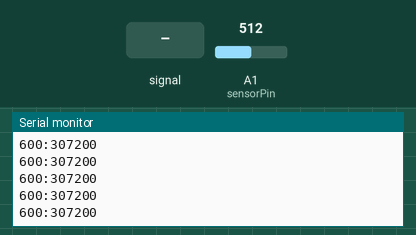
Bench run of a sketch on a simulated Arduino Uno, built with avr-gcc and run on an emulated ATmega328P. On the bench: the last lines printed to the serial monitor. The test bench sets the inputs (shaded band); at power-on: A1 (sensorPin) = 512.

Above: at 1.2 s.
1.3 s: A1 (sensorPin) fed a 200 Hz sine of ±81 counts around its level
At 1.43 s:
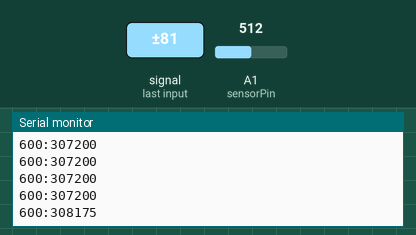
2.8 s: A1 (sensorPin) set to 716
At 2.8 s:
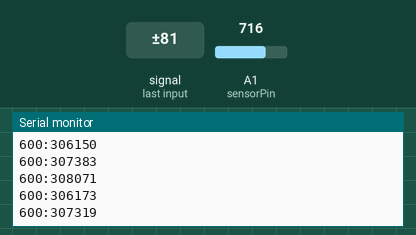
4.3 s: A1 (sensorPin) fed a 1000 Hz sine of ±255 counts around its level
At 4.37 s:
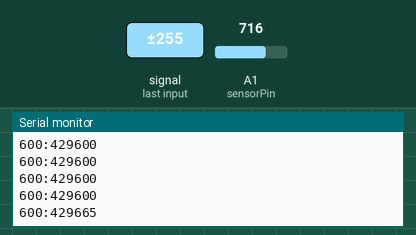
5.8 s: A1 (sensorPin) set to 900
At 5.81 s:
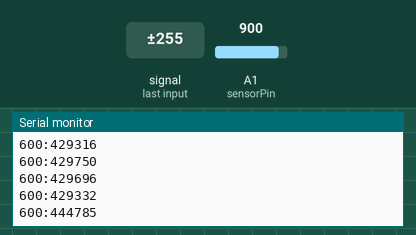
Timing chart, 0 to 8.3 s (numbered marks = the images above; inputs shaded):
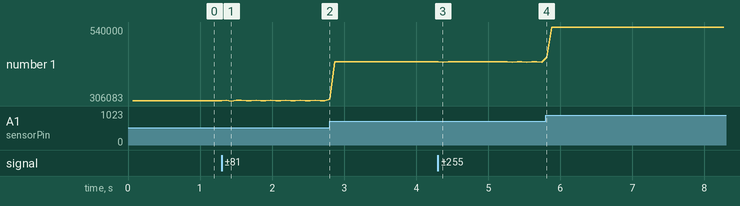

The sketch:

Sound_sensor_reader.ino
```cpp
int sensorPin = A1;
int sensorValue = 0;

unsigned int looper = 0;
unsigned int counter = 0;
unsigned long int accum = 0;
void setup() {
  pinMode(A1, INPUT);
  Serial.begin(9600);
}

void loop() {
  looper++;
  sensorValue = analogRead(sensorPin);

  if (sensorValue > 20) {
    counter++;
    accum+=sensorValue;
  }

  if (looper == 600) {
    Serial.print(counter);
    Serial.print(":");
    Serial.println(accum);
    looper = 0;
    counter = 0;
    accum = 0;
  }
}
```

Measured:
- after the input at 1.3 s, the serial monitor: prints a new line after 0.07 s (image 1)
- after the input at 4.3 s, the serial monitor: prints a new line at once (image 3)
- after the input at 5.8 s, the serial monitor: prints a new line at once (image 4)
- plotted number 1: 307200 → 307319 after the input at 1.3 s, 307319 → 429600 after the input at 2.8 s, 429600 → 429332 after the input at 4.3 s, 429332 → 540000 after the input at 5.8 s
